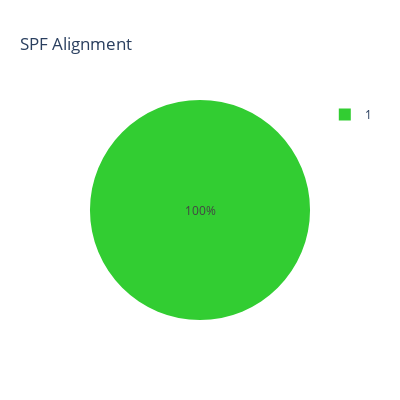

Here is the notebook cell this chart was saved with:
### Code cell
fig = px.pie(database, names='spf_aligned', color='spf_aligned', color_discrete_map={'0':'#F9A603', '1':'#32CD32'}, title='SPF Alignment')
fig.update_layout(autosize=False, width=400, height=400)
fig.show()

### Figure 1 — Plotly figure (JSON) as saved in the notebook; plotly's stock layout.template omitted (floating-point values rounded to 4 significant figures)
{"data": [{"customdata": [["1"], ["1"], ["1"], ["1"], ["1"], ["1"], ["1"]], "domain": {"x": [0, 1], "y": [0, 1]}, "hovertemplate": "spf_aligned=%{customdata[0]}<extra></extra>", "labels": ["1", "1", "1", "1", "1", "1", "1"], "legendgroup": "", "marker": {"colors": ["#32CD32", "#32CD32", "#32CD32", "#32CD32", "#32CD32", "#32CD32", "#32CD32"]}, "name": "", "showlegend": true, "type": "pie"}], "layout": {"autosize": false, "height": 400, "legend": {"tracegroupgap": 0}, "title": {"text": "SPF Alignment"}, "width": 400}}
